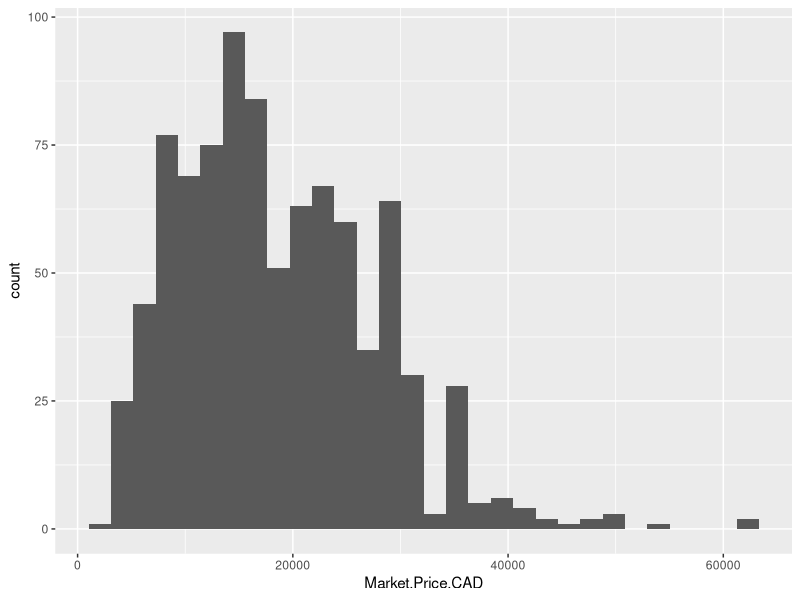
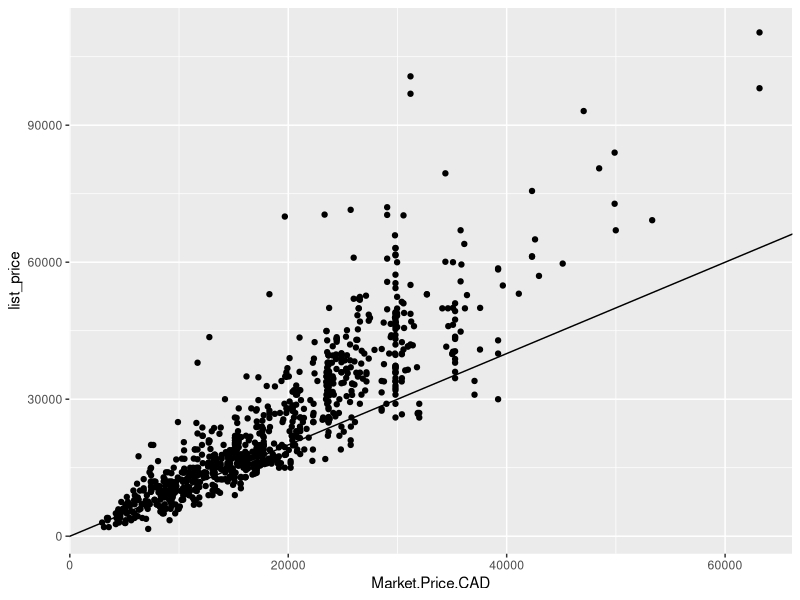
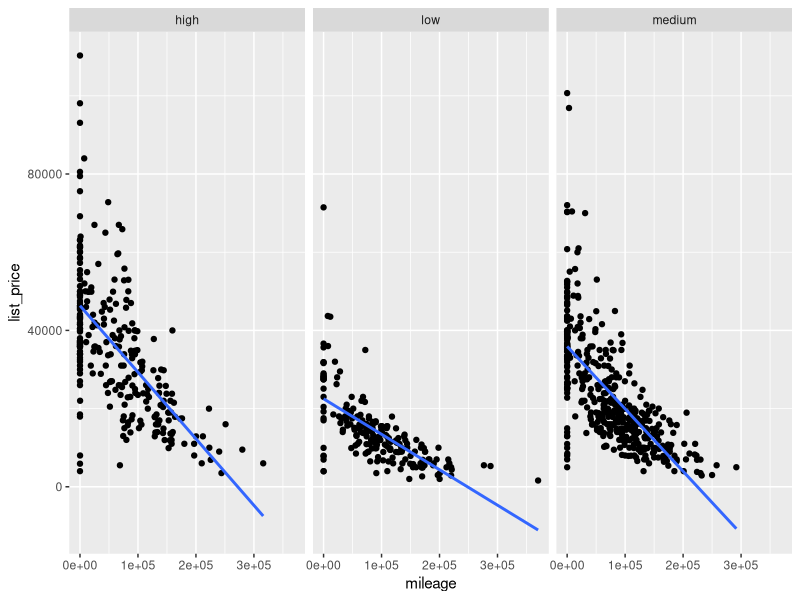
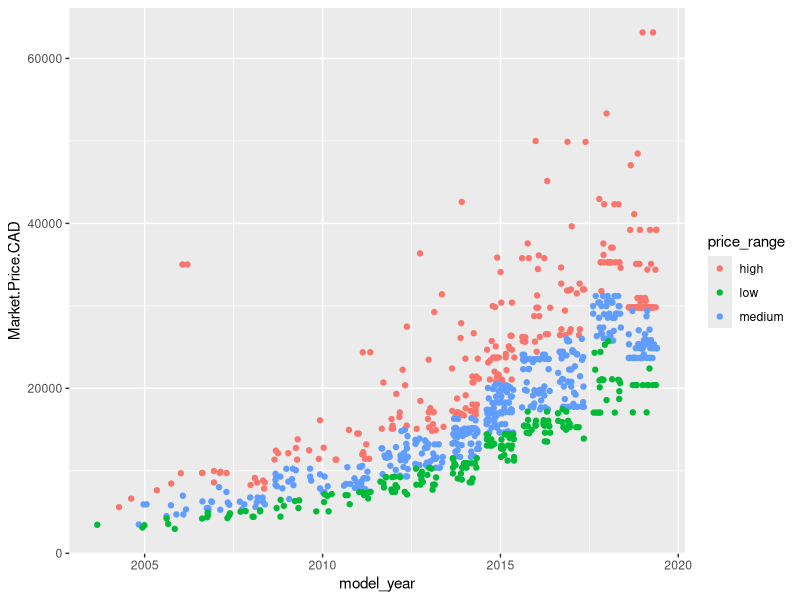
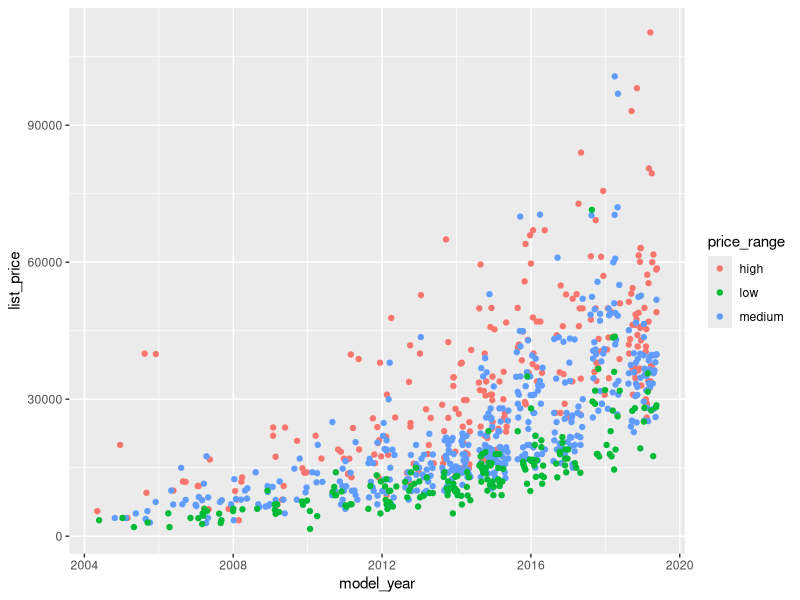

Source code (R) for these figures, in order:
## ---- chunk 1
knitr::opts_chunk$set(echo = TRUE)
## ---- chunk 2
brands <- read.csv('data/brands.csv')
df <- read.csv('data/kijiji_data_fullset.csv')
## ---- chunk 3
library(dplyr)
library(ggplot2)
## ---- chunk 4
# The dataframe seems to have many duplicates(multiple listings, problem with scraping?)
df <- distinct(df)
nrow(df)
## ---- chunk 5
merged <- right_join(x=brands, y=df, 
by=c('brand', 'model', 'model_year'))
head(merged)
nrow(merged)
## ---- chunk 6
# take important columns
merged <- merged %>% select(brand, model, model_year, Market.Price, list_price, condition, body_type, wheel_config, transmission, mileage)
## ---- chunk 7
library(stringr)
merged$Market.Price <- str_remove_all(merged$Market.Price, "[$,]")
## ---- chunk 8
# N.A. values in Market Price indicate the site returned N.A, aka market price is unknown.
# cast N.A. values to NA as well
merged$Market.Price <- as.numeric(merged$Market.Price)
## ---- chunk 9
# I'm 99% sure the market prices are in USD, when comparing to other sites like AutoTrader.net etc. so I will add a CAD market price column
conversion_rate <- 1.35
merged$Market.Price.CAD <- merged$Market.Price * conversion_rate
## ---- chunk 10
# I think I will remove entries where listing price is 0. This is usually done on sites to show up first when customers sort by price, or sometimes price isn't listed. Either way, these people definitely aren't selling for free.
merged <- merged %>% filter(list_price != 0)
## ---- chunk 11
# we have to remove rows with missing market values.
# we can't impute the data in any way because it's 2023 estimates, and market values should vary by year and stuff.
# no sensible way to impute.
merged <- merged %>% filter(!is.na(Market.Price.CAD))
nrow(merged)
## ---- chunk 12
# further checks

# no more NA values
colSums(is.na(merged))

summary(merged)
## ---- chunk 13
# we need to map 4x4 to AWD and '' to Other for
# wheel_config

merged = merged %>% mutate(wheel_config=case_when(
  wheel_config == '' ~ 'Other',
  wheel_config == 'Other' ~ 'Other',
  wheel_config == 'Front-wheel drive (FWD)' ~ 'FWD',
  wheel_config == 'Rear-wheel drive (RWD)' ~ 'RWD',
  TRUE ~ 'AWD'
))
## ---- chunk 14
merged$transmission = ifelse(merged$transmission == '', 'Other', merged$transmission)
## ---- chunk 15
# to create broader categories between cars i'll introduce a new categorical variable

ggplot(merged, aes(x=Market.Price.CAD)) +
  geom_histogram(bins=30)

summary(merged$Market.Price.CAD)
## ---- chunk 16
# quants <- quantile(merged$Market.Price.CAD, probs=c(0.25, 0.75))
# merged <- merged %>% mutate(price_range = case_when(
#   Market.Price.CAD < quants[1] ~ "low",
#   Market.Price.CAD < quants[2] ~ "medium",
#   TRUE ~ "high"
# ))
## ---- chunk 17
# get_price_range = function (price, year) {
#   tmp <- merged %>% filter(model_year==year)
#   qts <- quantile(tmp$Market.Price.CAD, probs=c(0.25, 0.75))
#   out = ifelse(price < qts[1], "low", ifelse(price < qts[2], "medium", "high"))
#   return(out)
# }

yearly_price_quantiles <- merged %>% group_by(model_year) %>% 
  summarise(yearly_first_q = quantile(Market.Price.CAD, probs=0.25),
            yearly_third_q = quantile(Market.Price.CAD, probs=0.75))

merged = inner_join(x=merged, y=yearly_price_quantiles)

merged = merged %>% mutate(price_range = case_when(
  Market.Price.CAD < yearly_first_q ~ 'low',
  Market.Price.CAD < yearly_third_q ~ 'medium',
  TRUE ~ 'high'
))
## ---- chunk 18
merged %>% group_by(model_year, price_range) %>% 
  summarise(n=n()) %>% 
  arrange(model_year, price_range)
## ---- chunk 19
ggplot(merged) +
  geom_point(aes(x=Market.Price.CAD, y=list_price)) +
  geom_abline(slope=1, intercept=0)

ggplot(merged, aes(x=mileage, y=list_price)) +
  geom_point() +
  geom_smooth(method=lm, formula=y~x, se=F) +
  facet_wrap(~price_range)
## ---- chunk 20
ggplot(merged, aes(x=model_year, 
                   y=Market.Price.CAD, 
                   color=price_range)) +
  geom_jitter()

ggplot(merged, aes(x=model_year, 
                   y=list_price,
                   color=price_range)) +
  geom_jitter()
